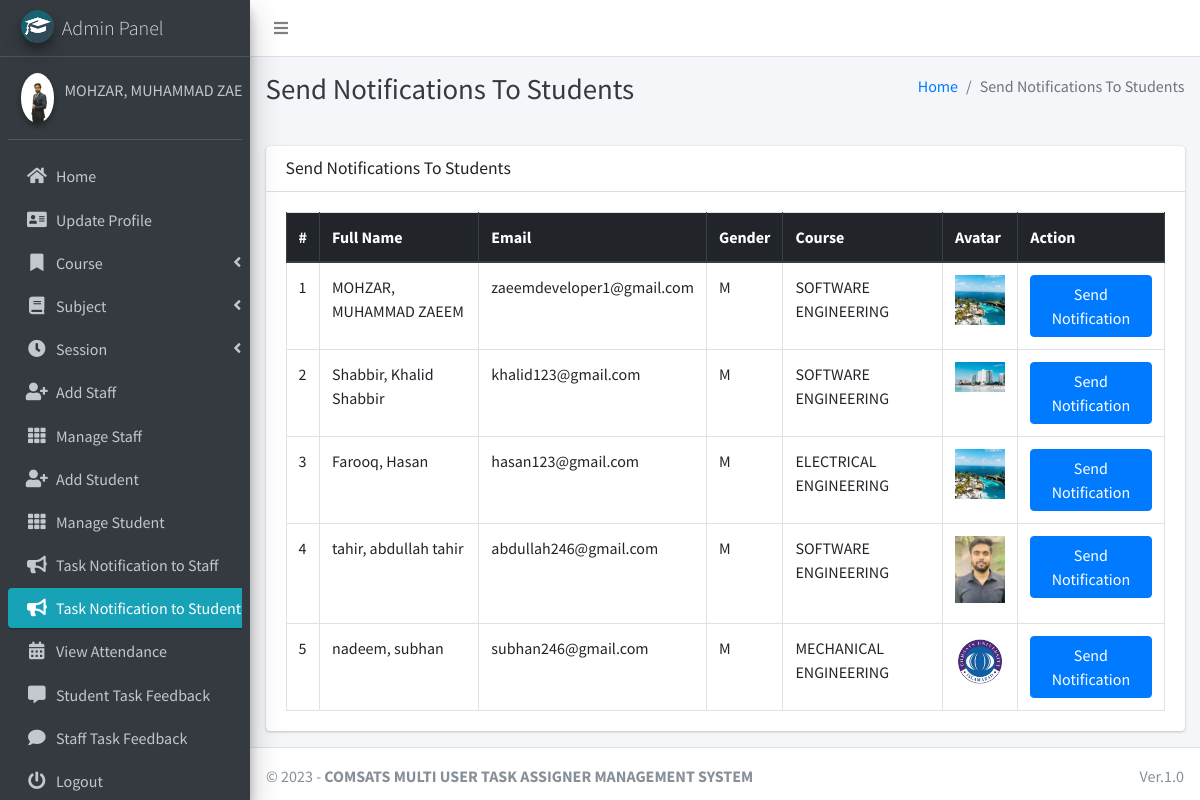
Page /admin_notify_student (signed in) on the committed database.
### main_app/models.py (models this page shows, shortened)
class CustomUser(AbstractUser):
    USER_TYPE = ((1, "HOD"), (2, "Staff"), (3, "Student"))
    GENDER = [("M", "Male"), ("F", "Female")]
    username = None  # Removed username, using email instead
    email = models.EmailField(unique=True)
    user_type = models.CharField(default=1, choices=USER_TYPE, max_length=1)
    gender = models.CharField(max_length=1, choices=GENDER)
    profile_pic = models.ImageField()
    address = models.TextField()
    fcm_token = models.TextField(default="")  # For firebase notifications
    created_at = models.DateTimeField(auto_now_add=True)
    updated_at = models.DateTimeField(auto_now=True)
    USERNAME_FIELD = "email"
    REQUIRED_FIELDS = []
    objects = CustomUserManager()
    def __str__(self):
        return self.last_name + ", " + self.first_name

class Student(models.Model):
    admin = models.OneToOneField(CustomUser, on_delete=models.CASCADE)
    course = models.ForeignKey(Course, on_delete=models.DO_NOTHING, null=True, blank=False)
    session = models.ForeignKey(Session, on_delete=models.DO_NOTHING, null=True)

class Course(models.Model):
    name = models.CharField(max_length=120)
    created_at = models.DateTimeField(auto_now_add=True)
    updated_at = models.DateTimeField(auto_now=True)

### main_app/hod_views.py (the view)
# urls.py: path("admin_notify_student", hod_views.admin_notify_student,
def admin_notify_student(request):
    student = CustomUser.objects.filter(user_type=3)
    context = {
        'page_title': "Send Notifications To Students",
        'students': student
    }
    return render(request, "hod_template/student_notification.html", context)

### main_app/templates/hod_template/student_notification.html (shortened to what this page needs)
{% extends 'main_app/base.html' %}
{% load static %}
{% block page_title %}{{page_title}}{% endblock page_title %}
{% block content %}
<section class="content">
    <div class="container-fluid">
        <div class="row">
            <div class="col-md-12">
                <div class="card">
                    <div class="card-header">
                        <h3 class="card-title">{{page_title}}</h3>
                    </div>
                    <div class="card-body">
                        <table id="example2" class="table table-bordered table-hover">
                            <thead class="thead-dark">
                                <tr>
                                    <th>#</th>
                                    <th>Full Name</th>
                                    <th>Email</th>
                                    <th>Gender</th>
                                    <th>Course</th>
                                    <th>Avatar</th>
                                    <th>Action</th>
                                </tr>
                            </thead>
                            <tbody>
                                {% for student in students %}
                                <tr>
                                    <td>{{ forloop.counter }}</td>
                                    <td>{{student.last_name}}, {{student.first_name}}</td>
                                    <td>{{student.email}}</td>
                                    <td>{{student.gender}}</td>
                                    <td>{{student.student.course.name}}</td>
                                    <td>
                                        {% if student.profile_pic == ""  %}
                                        No Image
                                        {% else %}
                                        <img class="img img-fluid mb-2" height="56" width="56"
                                            src="{{student.profile_pic}}" alt="">
                                        {% endif %}
                                    </td>
                                    <td><button data-toggle = "modal" data-target = "#myModal"class="btn btn-primary show_notification" value="{{student.id}}">Send Notification</button>
                                    </td>
                                </tr>
                                {% endfor %}
                            </tbody>
                        </table>
                    </div>
                </div>
            </div>
        </div>
    </div>
</section>
{% endblock content %}

### main_app/templates/main_app/sidebar_template.html (shortened to what this page needs)
{% load static %}
<aside class="main-sidebar sidebar-dark-info elevation-4">
    {% if request.user.user_type == '1' %}
    <a href="{% url 'admin_home' %}" class="brand-link">
        <img src="{% static 'dist/img/cmsl.png' %} " alt="Admin Logo"
            class="brand-image img-circle elevation-3" >
        <span class="brand-text font-weight-light">Admin Panel</span>
    </a>
    <div class="sidebar">
        <div class="user-panel mt-3 pb-3 mb-3 d-flex">
            <div class="image">
                <img src="{{ request.user.profile_pic}}" class="img-circle elevation-2" alt="User Image">
            </div>
            <div class="info">
                <a href="#" class="d-block">{{user}}</a>
            </div>
        </div>
        <nav class="mt-2">
            <ul class="nav nav-pills nav-sidebar flex-column" data-widget="treeview" role="menu" data-accordion="false">
                <li class="nav-item">
                    {% url 'admin_home' as admin_home %}
                    <a href="{{admin_home}}" class="nav-link {% if admin_home == request.path %} active {% endif %}">
                        <i class="nav-icon fas fa-home"></i>
                        <p>
                            Home
                        </p>
                    </a>
                </li>
                <li class="nav-item">
                    {% url 'admin_view_profile' as admin_view_profile %}
                    <a href="{{admin_view_profile}}"
                        class="nav-link {% if admin_view_profile == request.path %} active {% endif %}">
                        <i class="nav-icon fas fa-address-card"></i>
                        <p>
                            Update Profile
                        </p>
                    </a>
                </li>
                <li class="nav-item has-treeview">
                    <a href="#" class="nav-link">
                        <i class="nav-icon fas fa-bookmark"></i>
                        <p>
                            Course
                            <i class="fas fa-angle-left right"></i>
                        </p>
                    </a>
                </li>
                <li class="nav-item has-treeview">
                    <a href="#" class="nav-link">
                        <i class="nav-icon fas fa-book"></i>
                        <p>
                            Subject
                            <i class="fas fa-angle-left right"></i>
                        </p>
                    </a>
                </li>
                <li class="nav-item has-treeview">
                    <a href="#" class="nav-link">
                        <i class="nav-icon fas fa-clock"></i>
                        <p>
                            Session
                            <i class="fas fa-angle-left right"></i>
                        </p>
                    </a>
                </li>
                <li class="nav-item">
                    {% url 'add_staff' as add_staff %}
                    <a href="{{add_staff}}" class="nav-link {% if add_staff == request.path %} active {% endif %}">
                        <i class="nav-icon fas fa-user-plus"></i>
                        <p>
                            Add Staff
                        </p>
                    </a>
                </li>
                <li class="nav-item">
                    {% url 'manage_staff' as manage_staff %}
                    {% url 'edit_staff' staff_id as edit_staff %}
                    <a href="{{manage_staff}}"
                        class="nav-link {% if manage_staff == request.path or request.path == edit_staff %} active {% endif %}">
                        <i class="nav-icon fas fa-th"></i>
                        <p>
                            Manage Staff
                        </p>
                    </a>
                </li>
                <li class="nav-item">
                    {% url 'add_student' as add_student%}
                    <a href="{{add_student}}" class="nav-link  {% if add_student == request.path %} active {% endif %}">
                        <i class="nav-icon fas fa-user-plus"></i>
                        <p>
                            Add Student
                        </p>
                    </a>
                </li>
                <li class="nav-item">
                    {% url 'manage_student' as manage_student %}
                    {% url 'edit_student' student_id as edit_student %}
                    <a href="{{manage_student}}"
                        class="nav-link  {% if edit_student == request.path or manage_student == request.path %} active {% endif %}">
                        <i class="nav-icon fas fa-th"></i>
                        <p>
                            Manage Student
                        </p>
                    </a>
                </li>
                <li class="nav-item">
                    {% url 'admin_notify_staff' as admin_notify_staff %}
                    <a href="{{admin_notify_staff}}"
                        class="nav-link {% if admin_notify_staff == request.path %} active {% endif %}">
                        <i class="nav-icon fas fa-bullhorn"></i>
                        <p>
                           Task Notification to Staff
                        </p>
                    </a>
                </li>
                <li class="nav-item">
                    {% url 'admin_notify_student' as admin_notify_student %}
                    <a href="{{admin_notify_student}}"
                        class="nav-link {% if admin_notify_student == request.path %} active {% endif %}">
                        <i class="nav-icon fas fa-bullhorn"></i>
                        <p>
                            Task Notification to Student
                        </p>
                    </a>
                </li>
                <li class="nav-item">
                    {% url 'admin_view_attendance' as admin_view_attendance %}
                <li class="nav-item">
                    <a href="{{admin_view_attendance}}"
                        class="nav-link  {% if admin_view_attendance == request.path %} active {% endif %}">
                        <i class="nav-icon fas fa-calendar-alt"></i>
                        <p>
                            View Attendance
                        </p>
                    </a>
                </li>
                <li class="nav-item">
                    {% url 'student_feedback_message' as student_feedback_message %}
                    <a href="{{ student_feedback_message }}"
                        class="nav-link  {% if student_feedback_message == request.path %} active {% endif %}">
                        <i class="nav-icon fas fa-comment-alt"></i>
                        <p>
                            Student Task Feedback
                        </p>
                    </a>
                </li>
                <li class="nav-item">
                    {% url 'staff_feedback_message' as staff_feedback_message %}
                    <a href="{{staff_feedback_message}}"
                        class="nav-link   {% if staff_feedback_message == request.path %} active {% endif %}">
                        <i class="nav-icon fas fa-comment"></i>
                        <p>
                            Staff Task Feedback
                        </p>
                    </a>
                </li>
                                        {% endif %}
                                        <li class="nav-item">
                                            <a href="{% url 'user_logout' %}"
                                                onclick="return confirm('Your session would be terminated.\n\nProceed?')"
                                                class="nav-link">
                                                <i class="nav-icon fas fa-power-off"></i>
                                                <p>
                                                    Logout
                                                </p>
                                            </a>
                                        </li>
                                    </ul>
                                </nav>
                            </div>
</aside>

### rows in the picture
CustomUser: user.profile_pic (picture), last_name+first_name "MOHZAR, MUHAMMAD…"
CustomUser: last_name "MOHZAR", first_name "MUHAMMAD ZAEEM", email "zaeemdeveloper1@gmail.com", gender "M", student.course.name "SOFTWARE ENGINEERING", profile_pic (picture)
CustomUser: last_name "Shabbir", first_name "Khalid Shabbir", email "khalid123@gmail.com", gender "M", student.course.name "SOFTWARE ENGINEERING", profile_pic (picture)
CustomUser: last_name "Farooq", first_name "Hasan", email "hasan123@gmail.com", gender "M", student.course.name "ELECTRICAL ENGINEERING", profile_pic (picture)
CustomUser: last_name "tahir", first_name "abdullah tahir", email "abdullah246@gmail.com", gender "M", student.course.name "SOFTWARE ENGINEERING", shows a picture
CustomUser: last_name "nadeem", first_name "subhan", email "subhan246@gmail.com", gender "M", student.course.name "MECHANICAL ENGINEERING", profile_pic (picture)

### other values in the picture
{{ page_title }} "Send Notifications To Students"
